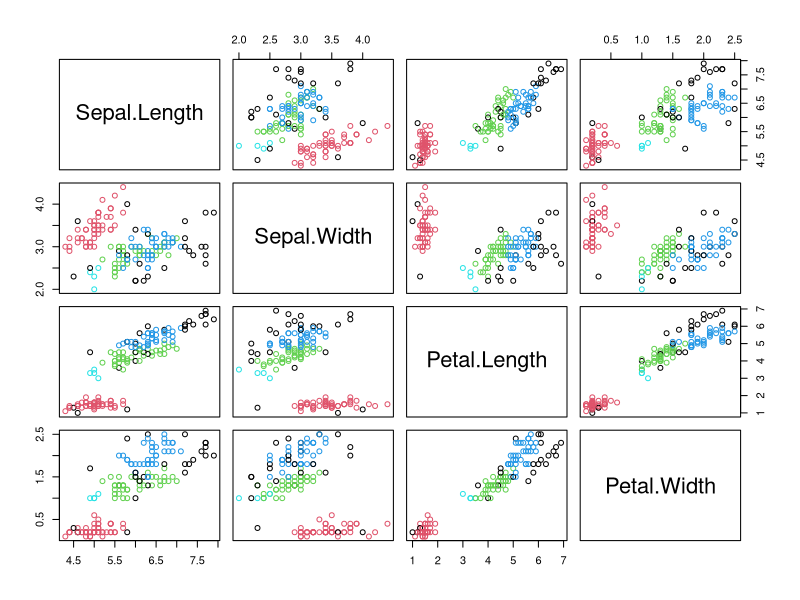
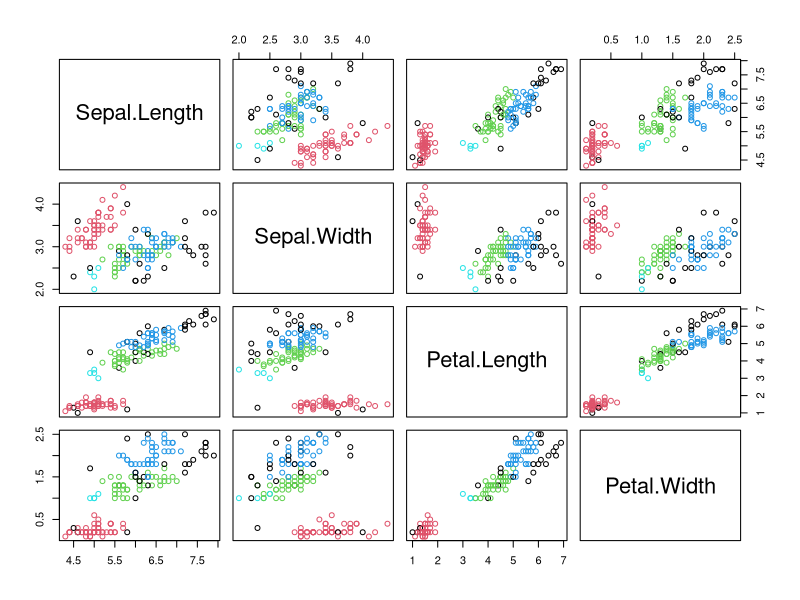
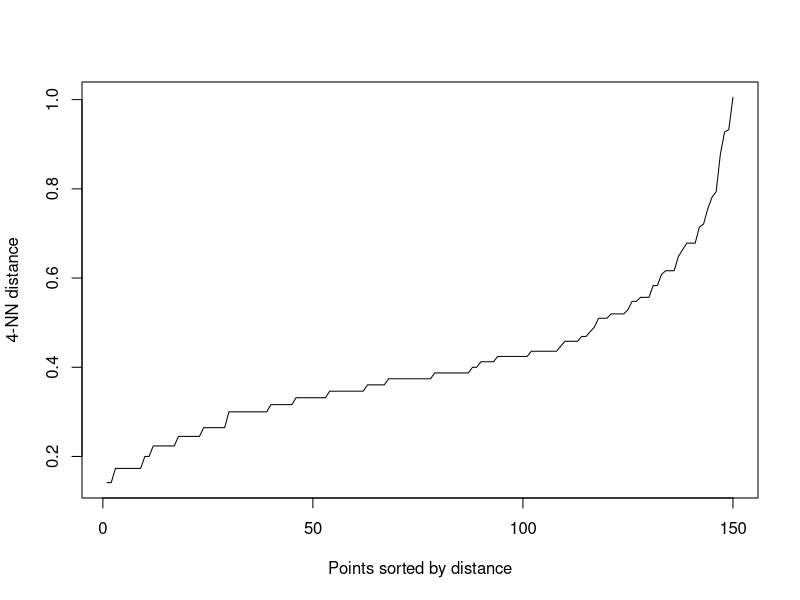
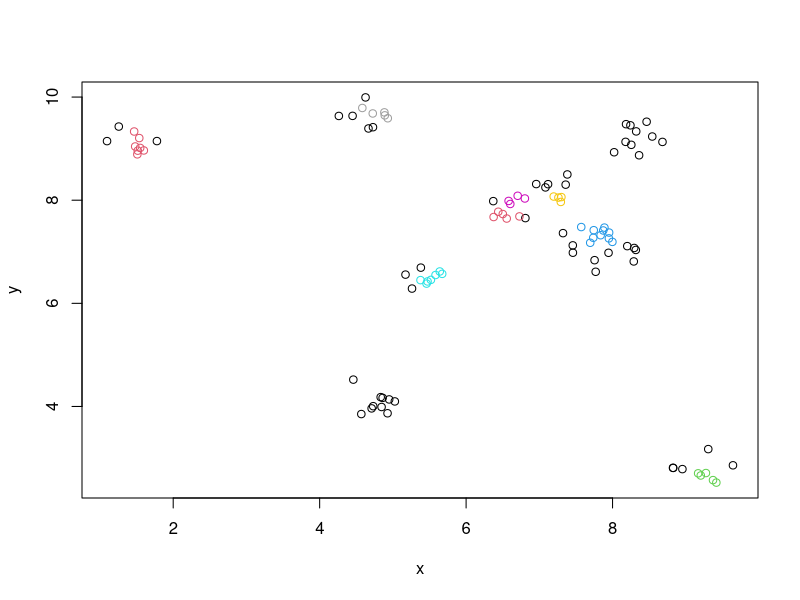
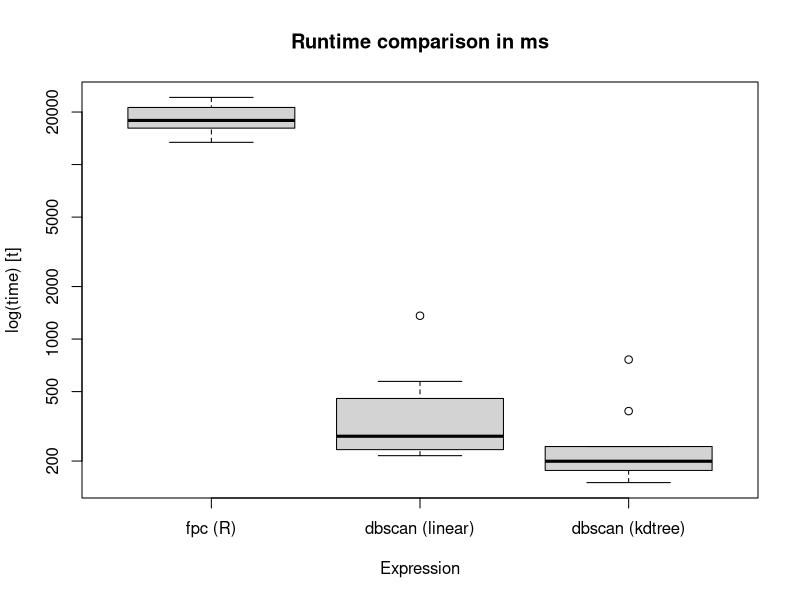
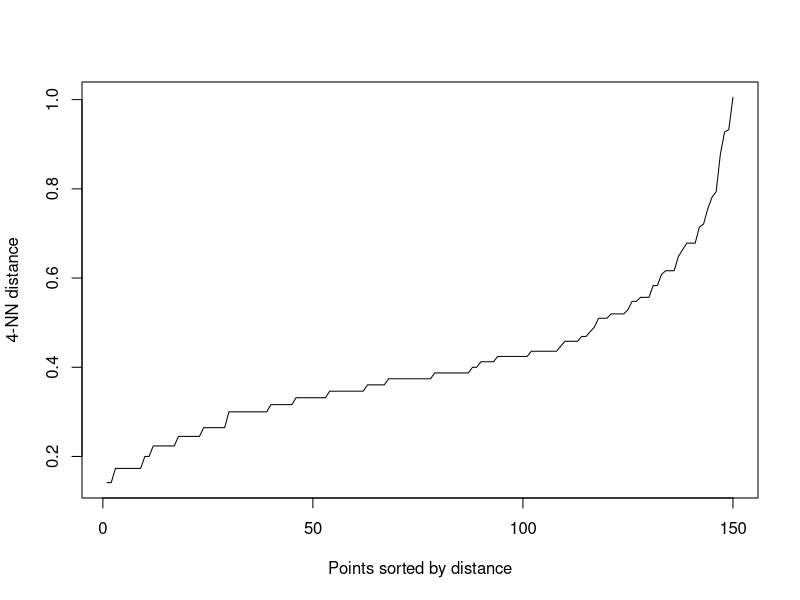
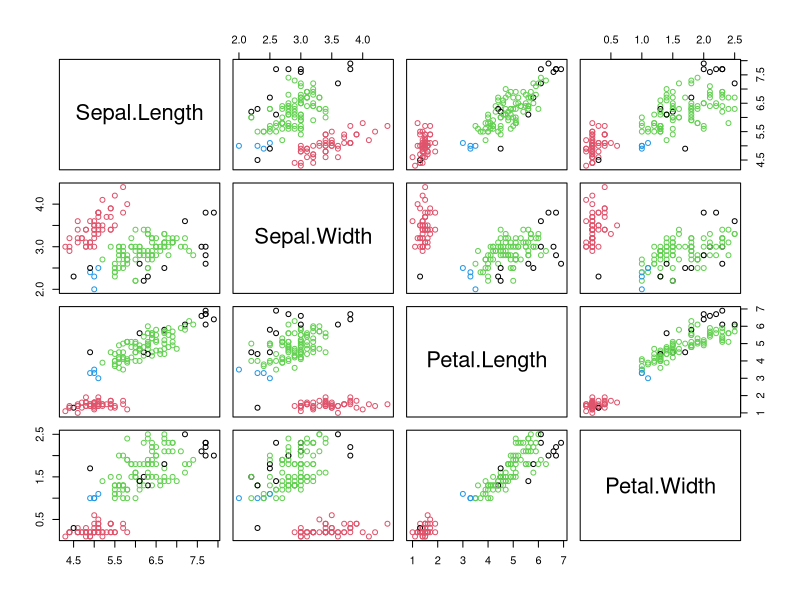

Write the R code that produced these figures, in order.
library(dbscan)

data(iris)
iris <- as.matrix(iris[,1:4])
res <- dbscan(iris, eps = .4, minPts = 4)
res
pairs(iris, col = res$cluster + 1L)
## compare with dbscan from package fpc (only if installed)
if (requireNamespace("fpc", quietly = TRUE)) {
  res2 <- fpc::dbscan(iris, eps = .4, MinPts = 4)
  pairs(iris, col = res2$cluster + 1L)
  ## make sure both version produce the same results
  all(res$cluster == res2$cluster)
}
## find suitable eps parameter (look at knee)
kNNdistplot(iris, k = 4)
## example data from fpc
set.seed(665544)
n <- 100
x <- cbind(
  x = runif(10, 0, 10) + rnorm(n, sd = 0.2),
  y = runif(10, 0, 10) + rnorm(n, sd = 0.2)
)
res <- dbscan::dbscan(x, eps = .2, minPts = 4)
res
plot(x, col=res$cluster + 1L)

## compare speed against fpc version (if microbenchmark is installed)
if (requireNamespace("microbenchmark", quietly = TRUE)) {
  t_dbscan <- microbenchmark::microbenchmark(
    dbscan::dbscan(x, .2, 4), times = 10, unit = "ms")
  t_dbscan_linear <- microbenchmark::microbenchmark(
    dbscan::dbscan(x, .2, 4, search = "linear"), times = 10, unit = "ms")
  t_fpc <- microbenchmark::microbenchmark(
    fpc::dbscan(x, .2, 4), times = 10, unit = "ms")
  rbind(t_fpc, t_dbscan_linear, t_dbscan)
  boxplot(rbind(t_fpc, t_dbscan_linear, t_dbscan),
          names = c("fpc (R)", "dbscan (linear)", "dbscan (kdtree)"),
          main = "Runtime comparison in ms")
  ## speedup of the kd-tree-based version compared to the fpc implementation
  median(t_fpc$time) / median(t_dbscan$time)
}  






#================================

data(iris)
iris <- as.matrix(iris[,1:4])
kNNdist(iris, k=4, search="kd")
kNNdistplot(iris, k=4)
## the knee is around a distance of .5
cl <- dbscan(iris, eps = .5, minPts = 4)
pairs(iris, col = cl$cluster+1L)
## Note: black are noise points
